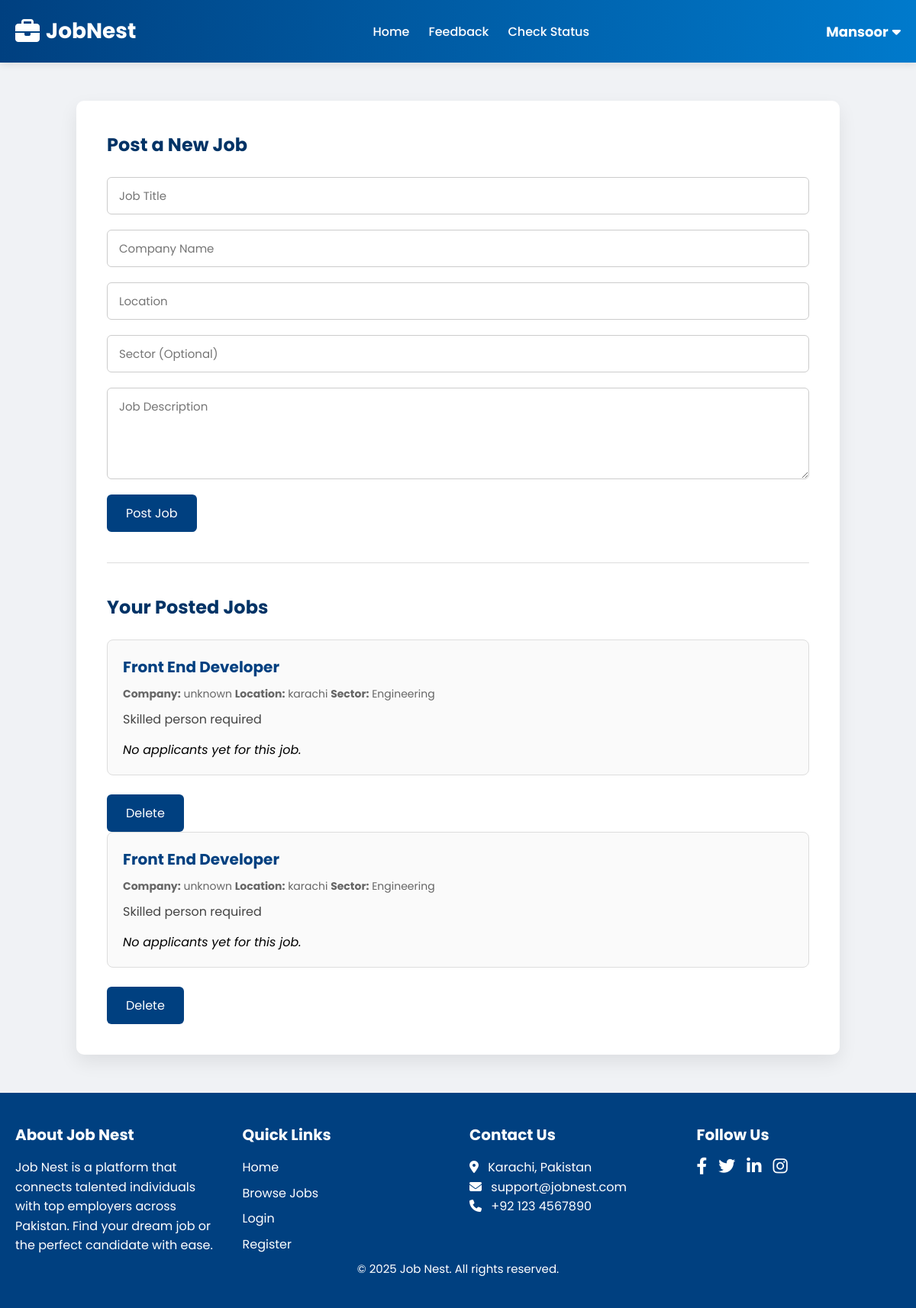
The page /employer.php (signed in) on the database its author committed.
### tables this page shows
CREATE TABLE `jobs` (
  `id` int(11) NOT NULL,
  `employer_email` varchar(255) NOT NULL,
  `title` varchar(255) NOT NULL,
  `company` varchar(255) NOT NULL,
  `location` varchar(255) NOT NULL,
  `sector` varchar(255) NOT NULL,
  `description` varchar(255) NOT NULL
);

### employer.php (the view, shortened to what this page needs)
<?php
require_once 'header.php';
require_once 'config.php';
$employer = $_SESSION['empolyee'];
$employerEmail = $employer['Email'];
$stmt = $conn->prepare("SELECT * FROM jobs WHERE employer_email = ? ORDER BY id");
$stmt->execute([$employerEmail]);
$jobs = $stmt->fetchAll();
$appStmt = $conn->prepare("SELECT * FROM applicants ORDER BY id");
$appStmt->execute();
$applicants = $appStmt->fetchAll();
?>
<!DOCTYPE html>
<html>
<head>
</head>
<body>
<div class="container">
    <h2>Post a New Job</h2>
    <form method="POST">
        <input type="text" name="title" placeholder="Job Title" required>
        <input type="text" name="company" placeholder="Company Name" required>
        <input type="text" name="location" placeholder="Location" required>
        <input type="text" name="sector" placeholder="Sector (Optional)">
        <textarea name="description" placeholder="Job Description" required></textarea>
        <button type="submit">Post Job</button>
    </form>
    <hr>
    <h2>Your Posted Jobs</h2>
    <?php if ($jobs): ?>
        <?php foreach ($jobs as $job): ?>
            <div class="job-listing">
                <h3><?php echo $job['title'];?></h3>
                <div class="job-meta">
                    <strong>Company:</strong> <?php echo $job['company'];?>
                    <strong>Location:</strong> <?php echo $job['location'];?>
                    <strong>Sector:</strong> <?php echo $job['sector'];?>
                </div>
                <div class="job-description"><?php echo $job['description'];?></div>
                <?php
                    $jobApplicants = array_filter($applicants, fn($app) => $app['job_title'] === $job['title']);
                ?>
                <?php if (!empty($jobApplicants)): ?>
                    <h4>Applicants</h4>
                    <ul>
                        <?php foreach ($jobApplicants as $app): ?>
                            <li>
                                <h4>Applied on <?= date('M d, Y', strtotime($app['applied_at'] ?? 'now')) ?></h4><br>
                                <?php echo $app['cover_letter'];?>
                                <?php if (!empty($app['resume_path'])): ?>
                                    <br><a href="<?php echo $app['resume_path'];?>" target="_blank">View Resume</a>
                                <?php endif; ?>
                            </li>
                            <?php
$msgStmt = $conn->prepare("SELECT * FROM messages WHERE applicant_id = ? ORDER BY sent_at ASC");
$msgStmt->execute([$app['id']]);
$messages = $msgStmt->fetchAll();
?>
<div style="margin-top: 20px; background: #f9f9f9; padding: 10px; border-radius: 8px;">
    <h5>Chat with Applicant</h5>
    <div style="max-height: 200px; overflow-y: auto; margin-bottom: 10px;">
        <?php foreach ($messages as $msg): ?>
            <p><strong><?= ucfirst($msg['sender']) ?>:</strong> <?= htmlspecialchars($msg['message']) ?><br>
            <small><?= $msg['sent_at'] ?></small></p>
        <?php endforeach; ?>
        <?php if (empty($messages)): ?>
            <p><em>No messages yet.</em></p>
        <?php endif; ?>
    </div>
    <form method="POST">
        <input type="hidden" name="applicant_id" value="<?= $app['id'] ?>">
        <textarea name="message" placeholder="Type your message..." required></textarea>
        <button type="submit">Send</button>
    </form>
</div>
                            <form action="status.php" method="POST">
                                <button type="submit" name="hire" value="<?php echo $app['id'];?>">Hire</button>
                                <button type="submit" name="reject" value="<?php echo $app['id'];?>">Reject</button>
                            </form>
                        <?php endforeach; ?>
                    </ul>
                <?php else: ?>
                    <p><em>No applicants yet for this job.</em></p>
                <?php endif; ?>
            </div>
            <form action="delete.php" method="POST">
                <button type="Submit" name="delete" value="<?php echo $job['id']; ?>">Delete</button>
            </form>
        <?php endforeach; ?>
    <?php else: ?>
        <p>You haven’t posted any jobs yet.</p>
    <?php endif; ?>
</div>
<?php include 'footer.php'; ?>
</body>
</html>

### header.php (style rules this page uses)
* { margin: 0; padding: 0; box-sizing: border-box; font-family: 'Poppins', sans-serif; }

### employer.php (style rules this page uses)
body { font-family: 'Poppins', sans-serif; background: #f0f2f5; margin: 0; }
.container { max-width: 1000px; margin: 50px auto; background: #fff; padding: 40px; border-radius: 10px; box-shadow: 0 10px 25px rgba(0,0,0,0.08); }
h2 { color: #003366; margin-bottom: 25px; }
form input, form textarea { width: 100%; padding: 12px 15px; margin-bottom: 20px; border-radius: 6px; border: 1px solid #ccc; font-size: 15px; }
form textarea { min-height: 120px; resize: vertical; }
form button { background: #004080; color: white; padding: 12px 25px; border: none; border-radius: 6px; cursor: pointer; font-size: 16px; }
.job-listing { background: #fafafa; border: 1px solid #ddd; padding: 20px; margin-bottom: 25px; border-radius: 8px; }
.job-listing h3 { margin: 0; color: #004080; font-size: 20px; }
.job-meta { font-size: 14px; color: #666; margin: 10px 0; }
.job-description { color: #444; margin-bottom: 15px; }
hr { border: none; height: 1px; background-color: #ddd; margin: 40px 0; }

### rows shown on the page
jobs: title "Front End Developer", company "unknown", location "karachi", sector "Engineering", description "Skilled person required", $job['id'] 21 (drawn)
jobs: title "Front End Developer", company "unknown", location "karachi", sector "Engineering", description "Skilled person required", $job['id'] 22 (drawn)

### other values the page prints
$name "Mansoor"
